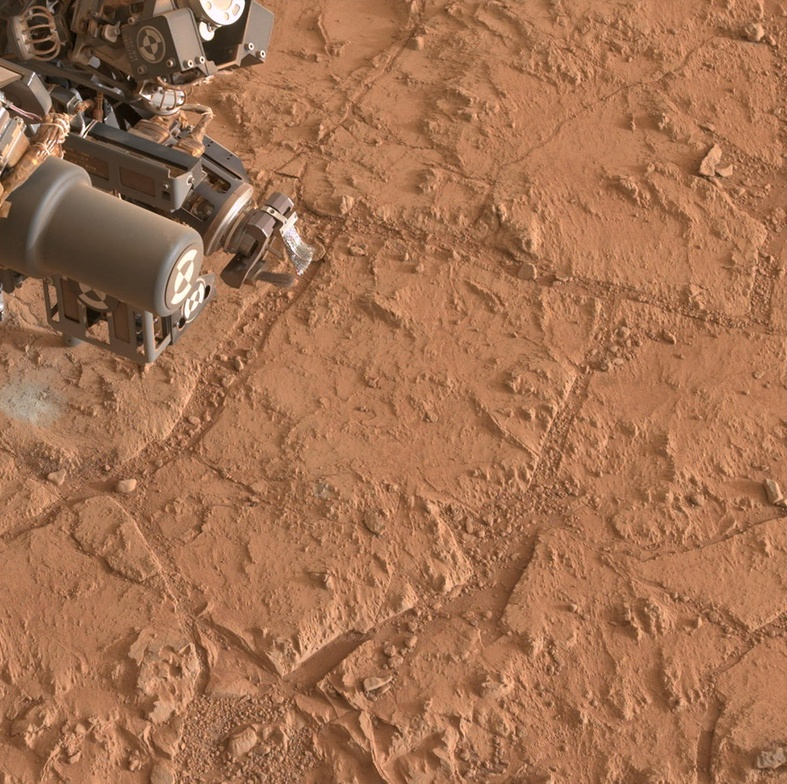
#> input picture SLIC_mex/0174ML0009370000105185E01_DRCL.jpg, 787 x 784 px, shrunk from 1199 x 1194 before the run, found by its file name
$ python 'SLIC rag.py'   (older library calls are emulated)
#> lines starting #> are read from the running program, lines starting #| are printed output that depends on the picture
### utils.py
#!/usr/bin/env python3
# -*- coding: utf-8 -*-
"""
Created on Sun Jan  1 17:30:57 2023

@author: Meysam
"""


import matplotlib.pyplot as plt
import numpy as np
from skimage.color import rgb2lab, label2rgb
from skimage.segmentation import slic, mark_boundaries, slic_superpixels
from skimage import io

from skimage.measure import regionprops
from skimage.future.graph import rag_mean_color, show_rag, cut_threshold, merge_hierarchical

from skimage.filters import gaussian
from skimage import segmentation, color, filters
from skimage.future import graph


def display_inital_segmentaion(adabtive_SLIC, label, image, im_number, n_segments, compactness='adabtive'):
  """ SHOWING SLIC/Adabtive SLIC segmentation results
  SLIC_type is string "SLIC" or "adabtive SLIC"""
  if adabtive_SLIC:
    SLIC_type = 'Adabtive SLIC'
  else:
    SLIC_type = 'SLIC'
  label = label.astype(int)
  label_rgb = label2rgb(label, image=image, kind='avg')
  label_rgb = np.interp(label_rgb, (label_rgb.min(), label_rgb.max()), (0, 1))
  plt.figure(dpi=200)
  plt.imshow(label_rgb)
  plt.title(SLIC_type + ' segmentation - picture ' + str(im_number) +
            '\n compactness: ' + str(compactness) +
            '     number of segments: ' + str(n_segments))

  label_rgb = mark_boundaries(image=image, label_img=label, color=(0, 0, 0))
  plt.figure(dpi=200)
  plt.imshow(label_rgb)
  plt.title(SLIC_type + ' segmentation on original image - picture ' + str(im_number) +
            '\n compactness: ' + str(compactness) +
            '     number of segments: ' + str(n_segments))

def Ncuts_merging(adabtive_SLIC, label, image, im_number, thresh, n_segments, num_cuts, compactness='Adabtive'):
  """Ncuts on the RAG"""
  if adabtive_SLIC:
    SLIC_type = 'Adabtive SLIC'
  else:
    SLIC_type = 'SLIC'
  rag = rag_mean_color(image, label, mode='similarity')
  Ncuts_label = graph.cut_normalized(label, rag, thresh=thresh, num_cuts=num_cuts)
  new_final_label_rgb = color.label2rgb(Ncuts_label, image, kind='avg', bg_label=0)
  # normalize the output of label2rgb to [0, 1]
  new_final_label_rgb = np.interp(new_final_label_rgb, (new_final_label_rgb.min(), new_final_label_rgb.max()), (0, 1))

  plt.figure(dpi=200)
  plt.imshow(new_final_label_rgb)
  plt.title(SLIC_type + ' Segmentation merged by NCuts - picture ' + str(im_number) +
            '\n compactness: ' + str(compactness) +
            '     number of segments: ' + str(n_segments) +
            '\n Threshold: ' + str(thresh) +
            '     number of cuts: ' + str(num_cuts))

  label_rgb = mark_boundaries(image=image, label_img=Ncuts_label, color=(0, 0, 0))
  plt.figure(dpi=200)
  plt.imshow(label_rgb)
  plt.title(SLIC_type + ' segmentation on original image merged by Ncuts - picture ' + str(im_number) +
            '\n compactness: ' + str(compactness) +
            '     number of segments: ' + str(n_segments) +
            '\n Threshold: ' + str(thresh) +
            '     number of cuts: ' + str(num_cuts))
  return Ncuts_label

def _weight_mean_color(graph, src, dst, n):
    """Callback to handle merging nodes by recomputing mean color.

    The method expects that the mean color of `dst` is already computed.

    Parameters
    ----------
    graph : RAG
        The graph under consideration.
    src, dst : int
        The vertices in `graph` to be merged.
    n : int
        A neighbor of `src` or `dst` or both.

    Returns
    -------
    data : dict
        A dictionary with the `"weight"` attribute set as the absolute
        difference of the mean color between node `dst` and `n`.
    """

    diff = graph.nodes[dst]['mean color'] - graph.nodes[n]['mean color']
    diff = np.linalg.norm(diff)
    return {'weight': diff}


def merge_mean_color(graph, src, dst):
    """Callback called before merging two nodes of a mean color distance graph.

    This method computes the mean color of `dst`.

    Parameters
    ----------
    graph : RAG
        The graph under consideration.
    src, dst : int
        The vertices in `graph` to be merged.
    """
    graph.nodes[dst]['total color'] += graph.nodes[src]['total color']
    graph.nodes[dst]['pixel count'] += graph.nodes[src]['pixel count']
    graph.nodes[dst]['mean color'] = (graph.nodes[dst]['total color'] /
                                     graph.nodes[dst]['pixel count'])

def display_inital_RAG(adabtive_SLIC, label, image, im_number, n_segments, compactness='Adabtive'):
  """ Displaying the graphs and the weights of each graph"""
  if adabtive_SLIC:
    SLIC_type = 'Adabtive SLIC'
  else:
    SLIC_type = 'SLIC'

  ## RAG
  rag = rag_mean_color(image, label)

  ## plot
  fig, ax = plt.subplots(sharex=True, sharey=True, figsize=(6, 8))
  lc = show_rag(label, rag, image, img_cmap='gray', ax=ax)


  # specify the fraction of the plot area that will be used to draw the colorbar
  fig.colorbar(lc, fraction=0.03, ax=ax)
  fig.dpi = 200
  ax.axis('off')
  plt.title(SLIC_type + ' initial RAG with weight colorbar - picture ' + str(im_number) +
            '\n compactness: ' + str(compactness) +
            '     number of segments: ' + str(n_segments))
  plt.tight_layout()
  plt.show()

def Hierarchical_merging(adabtive_SLIC, label, image, im_number, threshold, n_segments, compactness='adabtive'):
  """ Hierarchical merging of the RAG
  # n_segments and compactness are just for plot's title"""
  if adabtive_SLIC:
    SLIC_type = 'Adabtive SLIC'
  else:
    SLIC_type = 'SLIC'
  #RAG
  rag = rag_mean_color(image, label)

  Hierarchical_label = merge_hierarchical(labels=label,
                    rag=rag,
                    thresh=threshold,
                    in_place_merge=True,
                    rag_copy=False,
                    merge_func=merge_mean_color,
                    weight_func=_weight_mean_color)

  # Disply the results

  plt.figure(dpi=200)
  fig, ax = plt.subplots(sharex=True, sharey=True, figsize=(6, 8))
  lc = show_rag(label, rag, image, ax=ax)
  fig.colorbar(lc, fraction=0.03, ax=ax)
  fig.dpi = 200
  plt.title(SLIC_type + ' RAG after hierarchical merging - picture ' + str(im_number) +
            '\n compactness: ' + str(compactness) +
            '     number of segments: ' + str(n_segments) +
            '\n Threshold: ' + str(threshold))

  new_final_label_rgb = label2rgb(Hierarchical_label, image, kind='avg')
  new_final_label_rgb = np.interp(new_final_label_rgb, (new_final_label_rgb.min(), new_final_label_rgb.max()), (0, 1))
  plt.figure(dpi=200)
  plt.imshow(new_final_label_rgb)
  plt.title(SLIC_type + ' Segmentation after hierarchical merging - picture ' + str(im_number) +
            '\n compactness: ' + str(compactness) +
            '     number of segments: ' + str(n_segments) +
            '\n Threshold: ' + str(threshold))

  Hierarchical_label_rgb = mark_boundaries(image=image, label_img=Hierarchical_label, color=(0, 0, 0))
  plt.figure(dpi=200)
  plt.imshow(Hierarchical_label_rgb)
  plt.title(SLIC_type + ' segmentation after hierarchical merging on original image- picture ' + str(im_number) +
            '\n compactness: ' + str(compactness) +
            '     number of segments: ' + str(n_segments) +
            '\n Threshold: ' + str(threshold))

from skimage import data, segmentation, filters, color
from skimage.future import graph
from matplotlib import pyplot as plt
# [46 lines left out: functions weight_boundary, merge_boundary, not called in this run]

### SLIC rag.py
# -*- coding: utf-8 -*-
"""Project_02.ipynb

Automatically generated by Colaboratory.

Original file is located at
    https://colab.research.google.com/drive/1E9zqYz_HZW0eRydE4aIDFzhRGrzdeuWV
"""

import matplotlib.pyplot as plt
import numpy as np
from skimage.color import rgb2lab, label2rgb
from skimage.segmentation import slic, mark_boundaries, slic_superpixels
from skimage import io

from skimage.measure import regionprops
from skimage.future.graph import rag_mean_color, show_rag, cut_threshold, merge_hierarchical

from skimage.filters import gaussian
from skimage import segmentation, color, filters
from skimage.future import graph
import utils

# load the image
im_number = 1
images = ['/SLIC_mex/0073MR0003970000103657E01_DRCL.jpg',
          '/SLIC_mex/0174ML0009370000105185E01_DRCL.jpg',
          '/SLIC_mex/0617ML0026350000301836E01_DRCL.jpg',
          '/SLIC_mex/1059ML0046560000306154E01_DRCL.jpg']
im_0 = plt.imread(images[im_number])
#> im_0 is the input picture: shape (784, 787, 3); mean R, G, B 163.5, 113.3, 81
im_0 = im_0[:,:,0:3]
# im_0 = gaussian(im_0, sigma=2, multichannel=True)
print(type(im_0))
#| <class 'numpy.ndarray'>
print(im_0.shape)
#| (784, 787, 3)
plt.figure(dpi=200)
plt.imshow(im_0)
plt.title('Original Image - picture ' + str(im_number))

## SLIC algorithm
compactness = 30
n_segments = 30
num_cuts = 30
h_thresh = 25
Ncuts_thresh = 0.0005
adabtive_SLIC = True # False: SLIC     True:active SLIC
SLIC_label = slic(im_0, compactness=compactness, n_segments=n_segments, multichannel=True, convert2lab=True, max_iter=50)
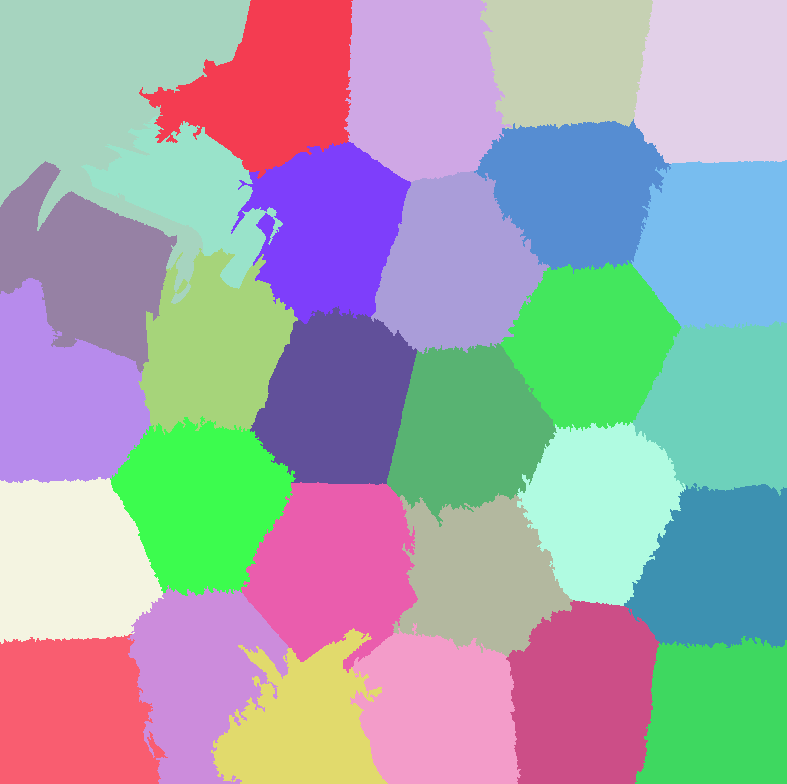
#> SLIC_label: shape (784, 787) int64; 29 distinct labels, from 1 to 29; one colour per label, 0 black
SLIC_label = SLIC_label + 1# So that no labelled region is 0 and ignored by regionprops
#> SLIC_label: shape (784, 787) int64; 29 distinct labels, from 2 to 30
print(type(SLIC_label), SLIC_label.shape)
#| <class 'numpy.ndarray'> (784, 787)
plt.figure(dpi=200)
plt.imshow(SLIC_label)
plt.title('SLIC label - picture ' + str(im_number) + '\n compactness: ' + str(compactness) +
          '     number of segments: ' + str(n_segments))

## Adabtive SLIC (labels obtained from MATLAB file "SLICOdemo.m")
SLIC0_labels = ['/SLIC_mex/0073MR0003970000103657E01_DRCL.tif',
                '/SLIC_mex/0174ML0009370000105185E01_DRCL.tif',
                '/SLIC_mex/0617ML0026350000301836E01_DRCL.tif',
                '/SLIC_mex/1059ML0046560000306154E01_DRCL.tif']
SLIC0_label = plt.imread(SLIC0_labels[im_number])
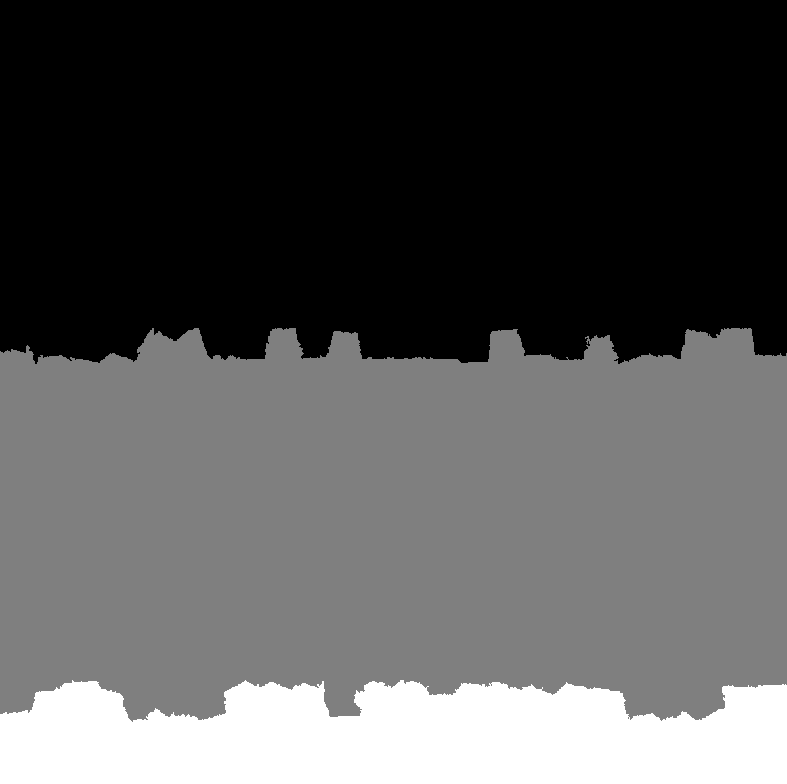
#> input picture SLIC_mex/0174ML0009370000105185E01_DRCL.tif, 787 x 784 px, shrunk from 1199 x 1194 before the run, found by its file name
#> SLIC0_label is the input picture: shape (784, 787) uint16; min 0, max 575, mean 287.5
SLIC0_label = SLIC0_label + 1
plt.figure(dpi=200)
plt.imshow(SLIC0_label)
plt.title('Adabtive SLIC label - picture ' + str(im_number) + '\n number of segments: ' + str(n_segments))

if adabtive_SLIC:
  label = SLIC0_label
  compactness = 'Adabtive'
else:
  label = SLIC_label

utils.display_inital_segmentaion(adabtive_SLIC, label, im_0, im_number, n_segments, compactness)
#> in display_inital_segmentaion, `label = label.astype(int)`:
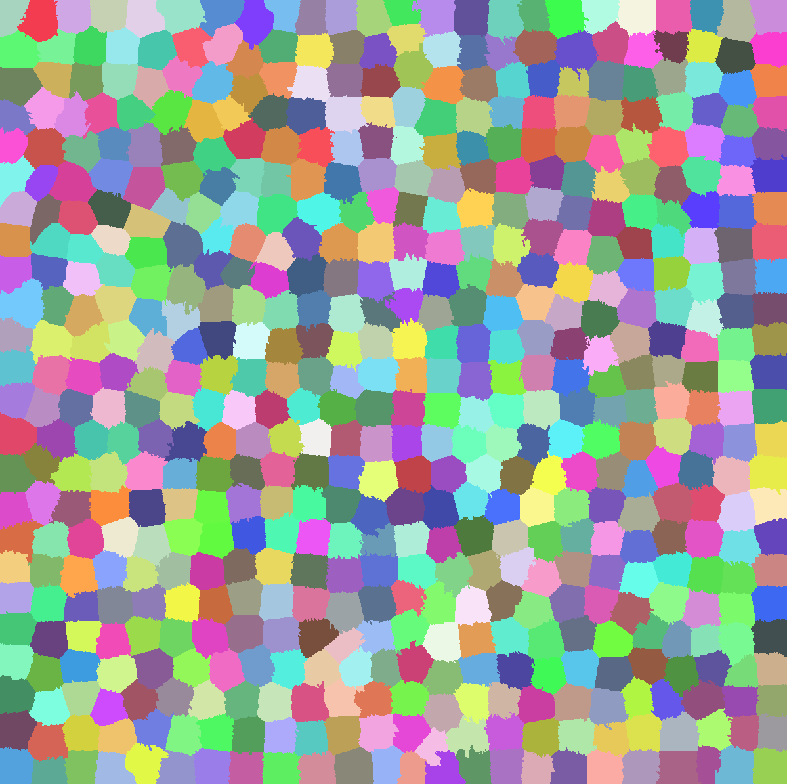
#> label: shape (784, 787) int64; 576 distinct labels, from 1 to 576; one colour per label, 0 black
utils.display_inital_RAG(adabtive_SLIC, label, im_0, im_number, n_segments, compactness)
#> in display_inital_RAG, `plt.show()`:
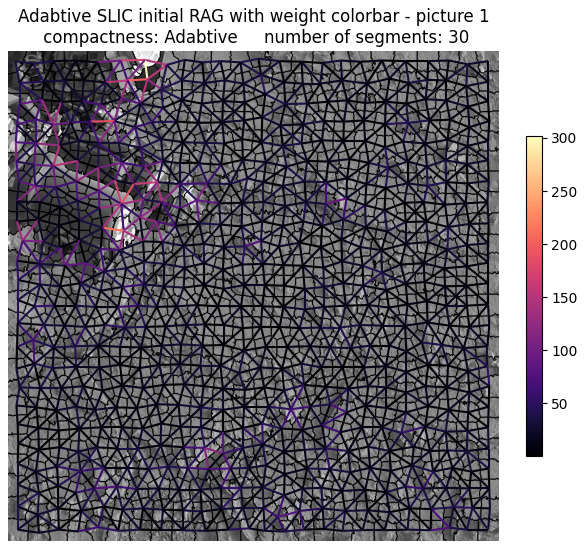
#> figure drawn by matplotlib, 2 panels
utils.Hierarchical_merging(adabtive_SLIC, label, im_0, im_number, h_thresh, n_segments, compactness)
#> in Hierarchical_merging, `Hierarchical_label = merge_hierarchical(labels=label, rag=rag, thresh=..`:
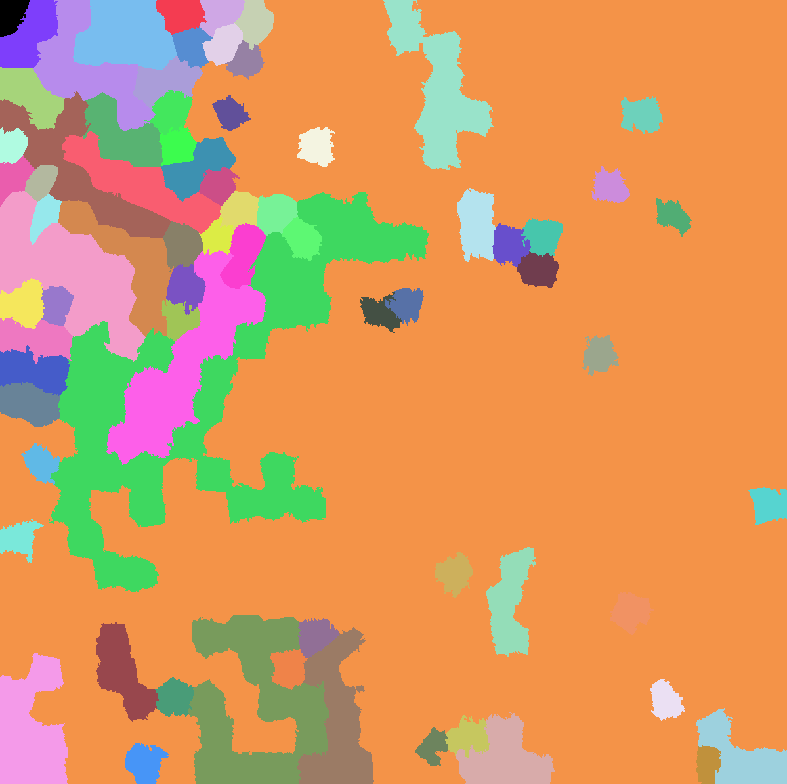
#> Hierarchical_label: shape (784, 787) int64; 74 distinct labels, from 0 to 73; one colour per label, 0 black
Ncuts_label = utils.Ncuts_merging(adabtive_SLIC, label, im_0, im_number, Ncuts_thresh, n_segments, num_cuts, compactness)
#> in Ncuts_merging, `new_final_label_rgb = np.interp(new_final_label_rgb, (new_final_label_..`:
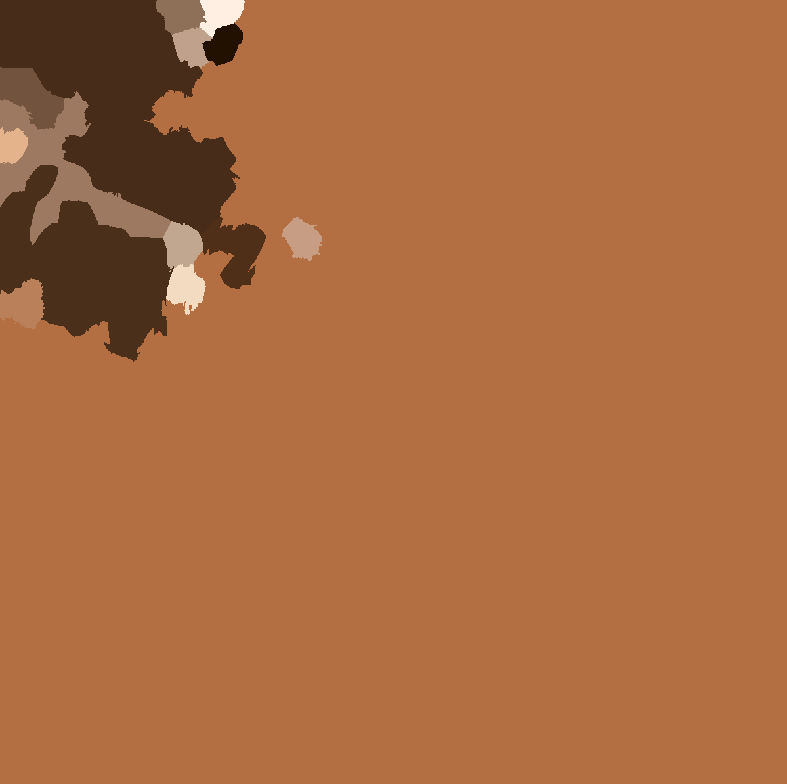
#> new_final_label_rgb: shape (784, 787, 3) float64; mean R, G, B 0.667, 0.414, 0.254

print(type(Ncuts_label), Ncuts_label.shape, Ncuts_label.max())
#| <class 'numpy.ndarray'> (784, 787) 217
print(Ncuts_label)
#> (printed output is left out)
Ncuts_label2 =  np.interp(Ncuts_label, (Ncuts_label.min(), Ncuts_label.max()), (0, 255))
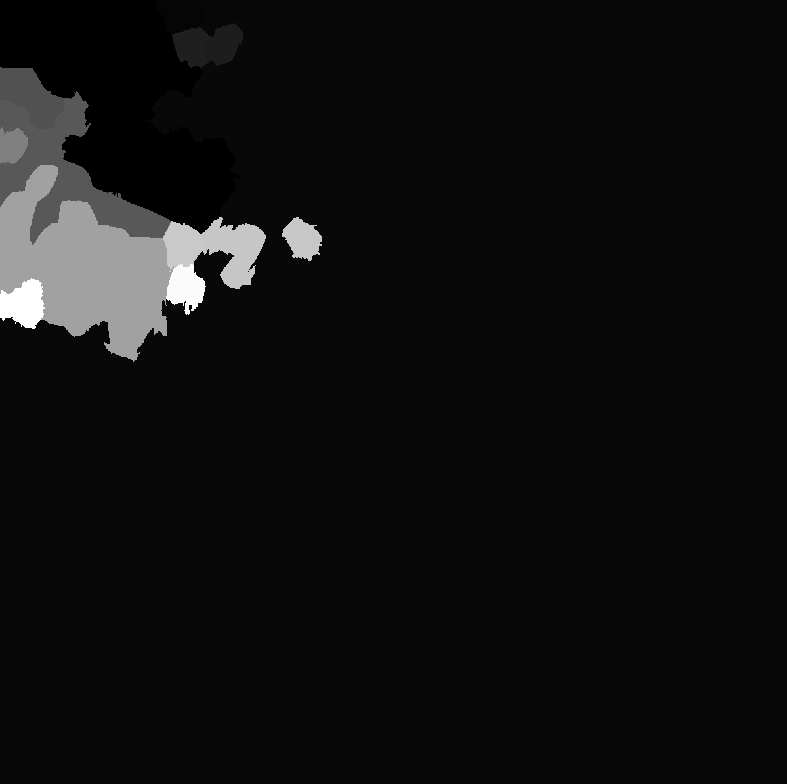
#> Ncuts_label2: shape (784, 787) float64; min 0, max 255, mean 16.8
print(np.sort(Ncuts_label, axis=None))
#> (printed output is left out)
a = np.where(Ncuts_label==1)
#> a = 29994 positions, rows 0 to 233, columns 0 to 239
a = np.array(a)
Ncuts_label
print(a.shape)
#| (2, 29994)

b = np.array([1,2,5,0])
b = np.where(Ncuts_label==490, Ncuts_label, 0)
#> b: shape (784, 787) uint16; every value is 0
#> (the run stopped early here; a loop or call above may not have finished)
